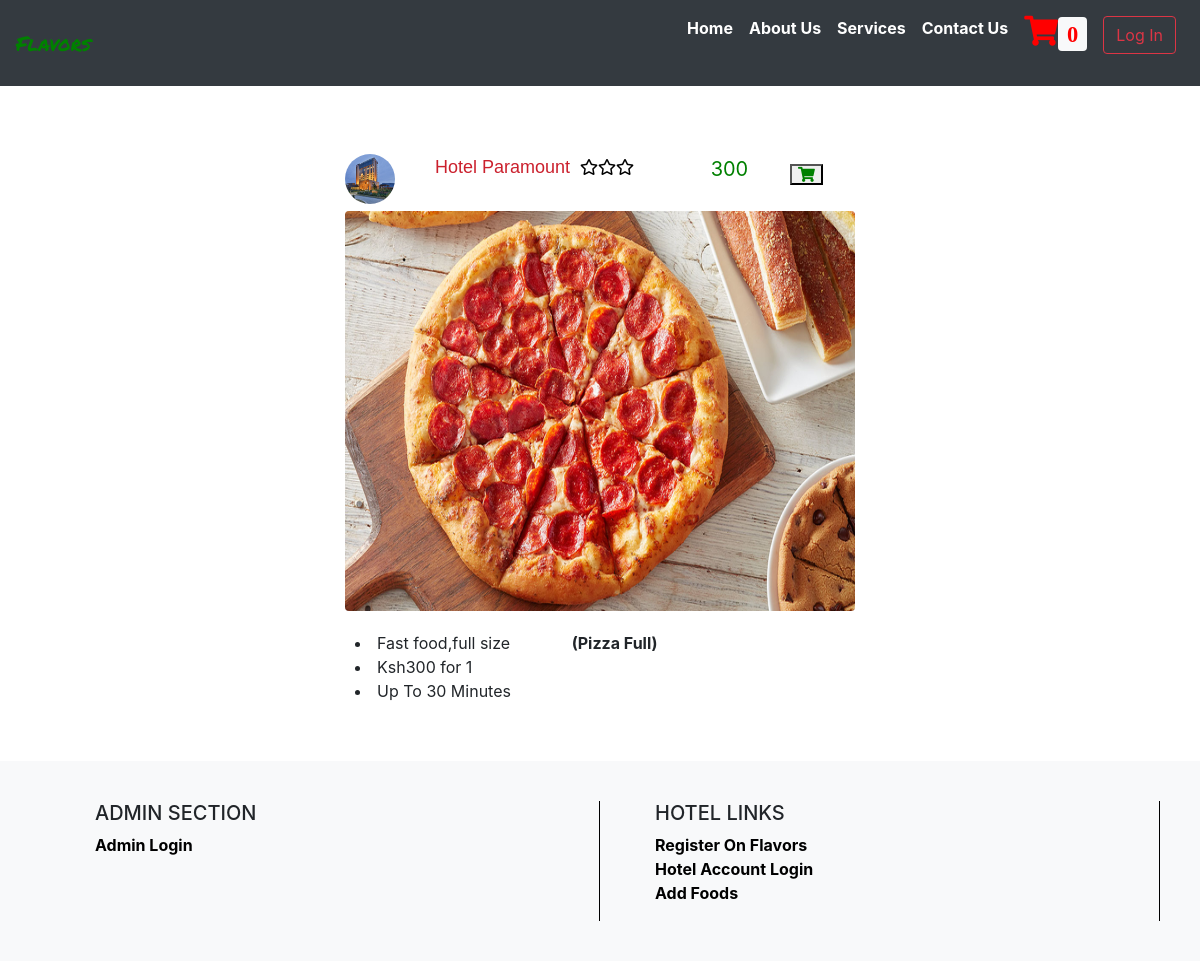
/searchfood.php?food_id=6 (signed in), run on the app's committed database.
### tables this page shows
CREATE TABLE `tbfood` (
  `food_id` int(11) NOT NULL,
  `fldvendor_id` int(11) NOT NULL,
  `foodname` varchar(100) NOT NULL,
  `cost` bigint(15) NOT NULL,
  `cuisines` varchar(50) NOT NULL,
  `paymentmode` varchar(50) NOT NULL,
  `fldimage` varchar(1000) NOT NULL
);

CREATE TABLE `tblvendor` (
  `fldvendor_id` int(10) NOT NULL,
  `fld_name` varchar(30) NOT NULL,
  `fld_email` varchar(50) NOT NULL,
  `fld_password` varchar(50) NOT NULL,
  `fld_mob` bigint(10) NOT NULL,
  `fld_phone` bigint(10) NOT NULL,
  `fld_address` varchar(50) NOT NULL,
  `fld_logo` varchar(250) NOT NULL
);

### searchfood.php (the view, shortened to what this page needs)
<?php
include("connection.php");
extract($_REQUEST);
if(isset($_SESSION['cust_id']))
{
	 $cust_id=$_SESSION['cust_id'];
	 $qq=mysqli_query($con,"select * from tblcustomer where fld_email='$cust_id'");
	 $qqr= mysqli_fetch_array($qq);
}
else
{
	$cust_id="";
}
if(isset($food_id))
{
$fid= $food_id;
}
else
{
	header("location:index.php");
}
?>
<html>
  <head>
	 <link rel="stylesheet" href="https://stackpath.bootstrapcdn.com/bootstrap/4.3.1/css/bootstrap.min.css">
     <link rel="stylesheet" href="https://use.fontawesome.com/releases/v5.8.1/css/all.css">
  </head>
	<body>
<nav class="navbar navbar-expand-lg navbar-light bg-dark fixed-top">
    <a class="navbar-brand" href="index.php"><span style="color:green;font-family: 'Permanent Marker', cursive;">Flavors</span></a>&nbsp;&nbsp;&nbsp;&nbsp;&nbsp;&nbsp;
    <div class="collapse navbar-collapse" id="navbarResponsive">
      <ul class="navbar-nav ml-auto">
		  <li class="nav-item">
		     <a href="index.php" style="color:white;" class="nav-link">Home</a>
		  </li>
		  <li class="nav-item">
		     <a href="aboutus.php" style="color:white;" class="nav-link">About Us</a>
		  </li>
		  <li class="nav-item">
		     <a href="services.php" style="color:white;" class="nav-link">Services</a>
		  </li>
		  <li class="nav-item">
		     <a href="contact.php" style="color:white;" class="nav-link">Contact Us</a>
		  </li>
		  <?php
			if(empty($cust_id))
			{
			?>
			<li class="nav-item">
			  <a href="form/index.php?msg=you must be login first" class="nav-link"><span style="color:red;  font-size:30px;"><i class="fa fa-shopping-cart" aria-hidden="true"><span style="color:red;" id="cart"  class="badge badge-light">0</span></i></span></a>
		    </li>
			<li class="nav-item">
			<a  class="nav-link"><form method="post"><button class="btn btn-outline-danger my-2 my-sm-0" name="login" type="submit">Log In</button></form></a>
            </li>
			<?php
			}
			?>
      </ul>
    </div>
</nav>
<br><br><br><br>
<div class="container-fluid" >
<br><br>
<div class="row">
   <div class="col-sm-3"></div>
   <div class="col-sm-6" >
   <?php
	  $query=mysqli_query($con,"select tblvendor.fld_email,tblvendor.fld_name,tblvendor.fld_mob,
	  tblvendor.fld_phone,tblvendor.fld_address,tblvendor.fld_logo,tbfood.foodname,tbfood.cost,
	  tbfood.cuisines,tbfood.paymentmode,tbfood.fldimage from tblvendor inner join
	  tbfood on tblvendor.fldvendor_id=tbfood.fldvendor_id where tbfood.food_id='$fid'");
	  if(mysqli_num_rows($query))
	  {
	  while($res=mysqli_fetch_assoc($query))
	  {
		   $hotel_logo= "image/restaurant/".$res['fld_email']."/".$res['fld_logo'];
		   $food_pic= "image/restaurant/".$res['fld_email']."/foodimages/".$res['fldimage'];
	  ?>
	  <div class="container-fluid">
	  <div class="container-fluid">
	     <div class="row" style="padding-top:10px; ">
		      <div class="col-sm-2"><img src="<?php echo $hotel_logo; ?>" class="rounded-circle" height="50px" width="50px" alt="Cinque Terre"></div>
		      <div class="col-sm-6">
		                     <span style="font-family: 'Miriam Libre', sans-serif; font-size:18px;color:#CB202D;">
		 <?php echo $res['fld_name']; ?></span><span style="color:black; margin-left:10px;"><i class="far fa-star"></i><i class="far fa-star"></i><i class="far fa-star"></i></span>
        </div>
		 <div class="col-sm-2"><i class="fas fa-shilling-sign"></i><span style="color:green; font-size:20px;"> <?php echo $res['cost']; ?></span></div>
		 <form method="post">
		 <div class="col-sm-2" style="text-align:left;padding:10px; font-size:15px;"><button type="submit" name="addtocart" value="<?php echo $fid; ?>")" ><span style="color:green;" <i class="fa fa-shopping-cart" aria-hidden="true"></i></span></button></div>
		 </form>
		 </div>
	  </div>
	  <div class="container-fluid">
	  <div class="row" style="padding:10px;padding-top:0px;padding-right:0px; padding-left:0px;">
		 <div class="col-sm-12"><img src="<?php echo $food_pic; ?>" class="rounded" height="400px" width="100%" alt="Cinque Terre"></div>
		 </div>
	  </div>
	  <div class="container-fluid">
	     <div class="row" style="padding:10px; ">
		 <div class="col-sm-5">
		 <span><li><?php echo $res['cuisines']; ?></li></span>
		 <span><li><?php echo "Ksh".$res['cost']; ?>&nbsp;for 1</li></span>
		 <span><li>Up To 30 Minutes</li></span>
		 </div>
		 <div class="col-sm-6" style="">
		 <b><?php echo"(" .$res['foodname'].")"?></b>
		 </div>
		 </div>
	  </div>
	<?php
	  }
	  }
	  else
	  {
	?>
	<div class="row"><div class="col-sm-12" style="color:red;"><?php echo "sorry No Record Found For This Order";?></div></div>
	<?php
	  }
	?>
	</div>
   </div>
   <div class="col-sm-3"></div>
</div>
</div>
<br><br>
	     <?php
		 include("footer.php");
		 ?>
</body>
</html>

### searchfood.php (style rules this page uses)
ul li { list-style:none; }
ul li a { color:black; font-weight:bold; }

### data on the page
tbfood: fldvendor.fld_logo (picture), fldvendor.fld_name "Hotel Paramount", cost "300", fldvendor+fldimage (picture), cuisines "Fast food,full size", foodname "Pizza Full"
